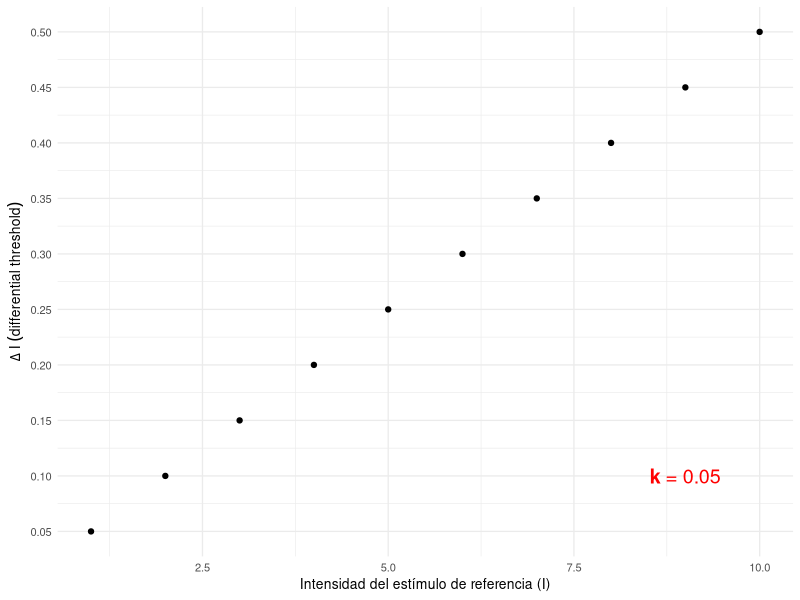
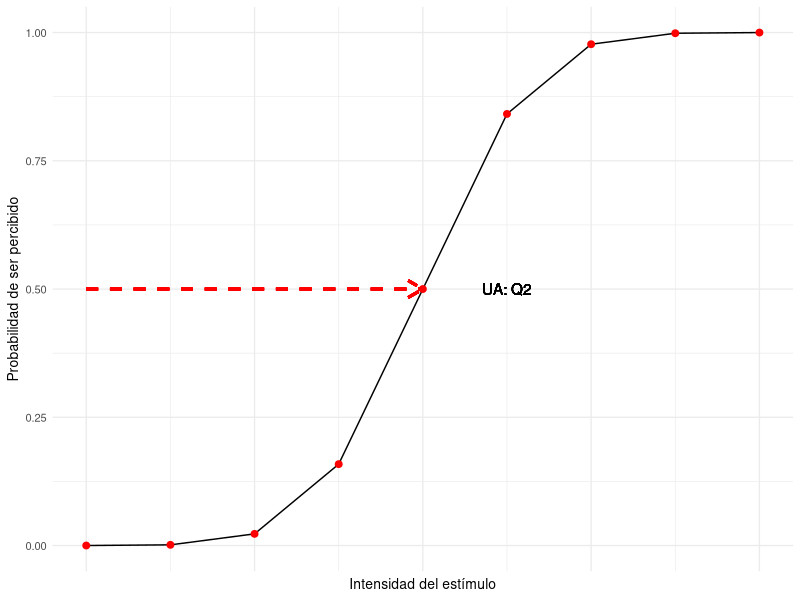
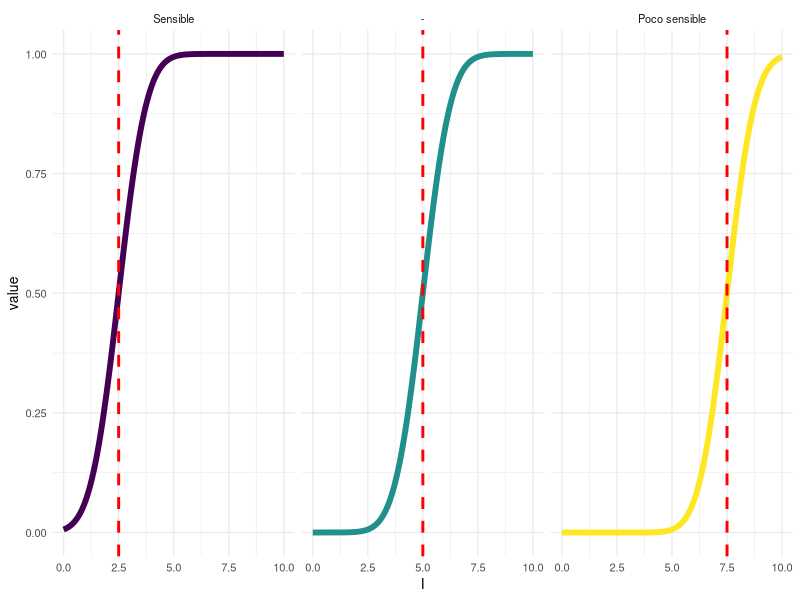
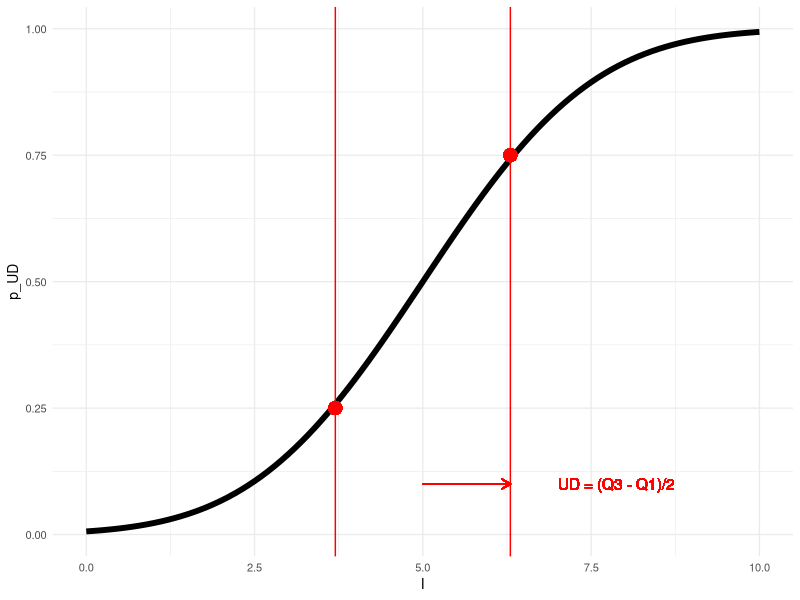
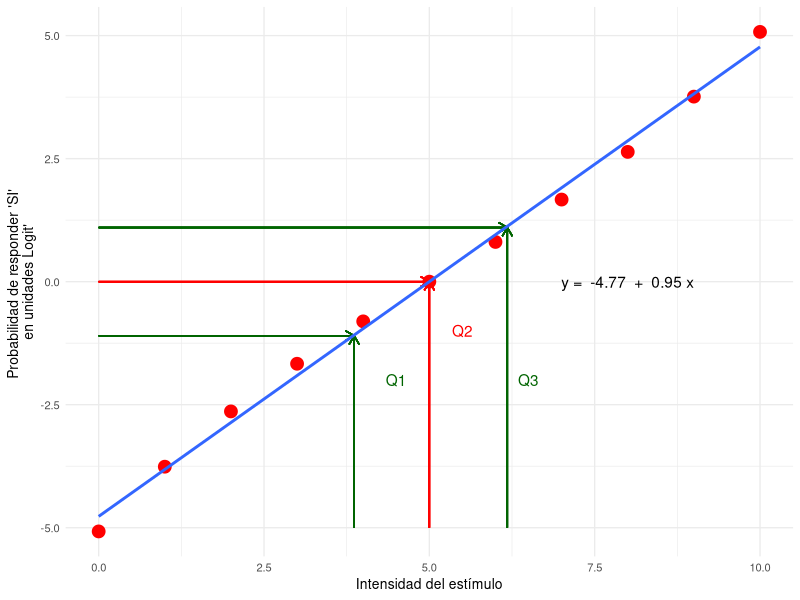
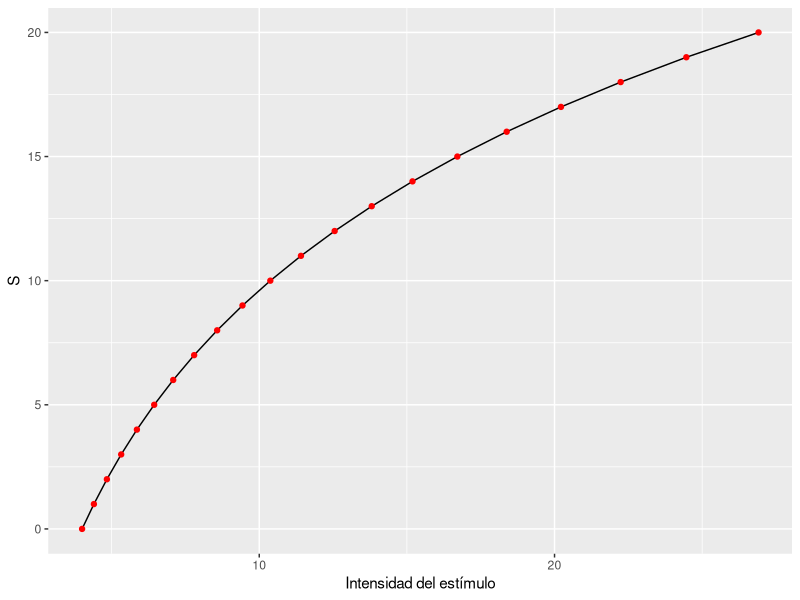
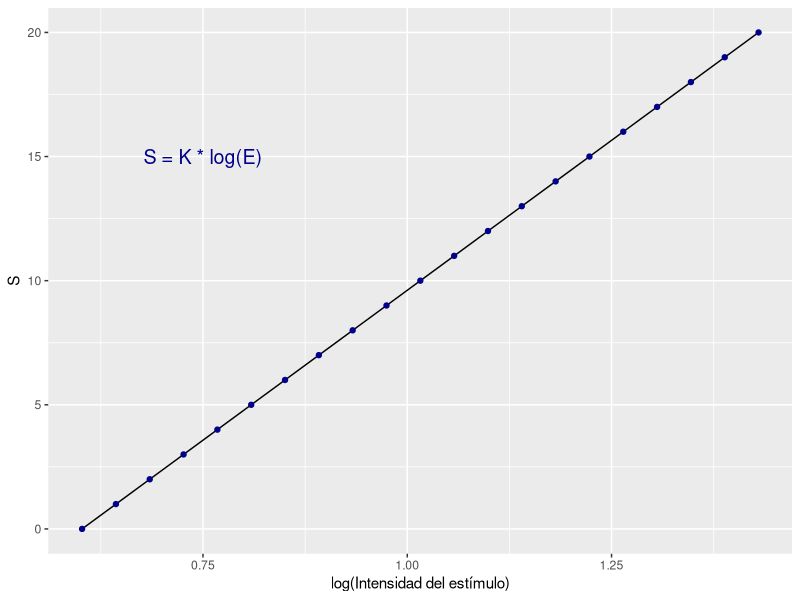

These charts were generated, in order, by the following R code:
## ---- chunk 1
# Las librerías que necesitamos
libraries <- c("tidyverse","cowplot","quickpsy",
               "broom","knitr","circular")

# Cargamos las librerias que necesitamos, si no las tenemos, indicamos a R que las instale
invisible(
  lapply(
    libraries, function(x) {
      if(!require(x, character.only = T, quietly = T)) {
        install.packages(x)
        require(x, character.only = T, quietly = T)
      }
    }
  )
)
## ---- chunk 2
(temp <- data_frame(I = seq(1,10,by = 1),
           k = 0.05,
           DI = I * k)) %>%
  ggplot(aes(I,DI)) +
  geom_point() + 
  labs(x = "Intensidad del estímulo de referencia (I)", y = expression(Delta~I~(differential~threshold))) +
  annotate("text", x = 9, y = 0.1, label = "paste(bold(k),' = ', bold(0.05))", color = "red", parse =T, size = 5) +
  scale_y_continuous(breaks = unique(temp$DI)) +
  theme_minimal(10)
## ---- chunk 3
ggplot(data_frame(I = seq(0,8,by=1),
  p = pnorm(I,mean = 4,sd = 1)),aes(I,p)) + 
  geom_line() +
  geom_point(size = 2, color = "red") +
  geom_text(x = 5, y = 0.5, label = "UA: Q2") +
  geom_segment(linetype = 2, size = 1, color = "red", x = 0, xend = 4 , y = 0.5, yend = 0.5, arrow = arrow(length = unit(0.03, "npc"))) +
  labs(x = "Intensidad del estímulo", y = "Probabilidad de ser percibido") +
  scale_x_continuous(labels = NULL) +
  theme_minimal(10)
## ---- chunk 4
UA = data_frame(I=seq(0,10,by=0.05),	
           Medium = pnorm(I, mean = 5,sd=1),	              
           High_Noise = pnorm(I, mean = 5, sd = 2),	
           Low_Noise = pnorm(I, mean = 5, sd = 0.5),	
           p_c_s = pnorm(I, mean = 7.5, sd = 1),	
           p_l_s = pnorm(I, mean = 2.5, sd = 1))


UA %>%	
  gather(id,value,c(Medium,p_c_s,p_l_s)) %>%	 
  mutate(id = factor(id,levels = c("p_l_s","Medium","p_c_s"),labels = c("Sensible","-","Poco sensible"), ordered = T ),	  
         UA = ifelse(id == "Sensible",2.5,ifelse(id == "-",5,7.5))) %>%
  ggplot(.,aes(I,value, color = as.factor(id))) +	
  geom_line(size = 2 ) +	
  geom_vline(color = "red", aes(xintercept = UA), size = 1, linetype =2) +	
  facet_wrap(~id) +	
  guides(color = FALSE) +	
  theme_minimal(10)
## ---- chunk 5
UD_lin <- data_frame(I=seq(0,10,by=0.1),
               p_UD = pnorm(I, mean = 5,sd=2))
##########################################################################################
###########################     DISCRIMINACI?N: UMBRAL DIFERENCIAL     ###################
# ##########################################################################################

I_Q3 = UD_lin$I[which.min(abs(UD_lin$p_UD-0.75))]
I_Q1 = UD_lin$I[which.min(abs(UD_lin$p_UD-0.25))]
UD_1 =  (I_Q3-I_Q1)/2

ggplot(UD_lin,aes(I,p_UD)) +
  geom_line(size = 2) +
  geom_point(color = "red", x = I_Q1, y = 0.25, size = 4) +
  geom_point(color = "red", x = I_Q3, y = 0.75, size = 4) +
  geom_vline(xintercept = c(I_Q1,I_Q3), color="red") +
  geom_segment(aes(x=5,xend=5+UD_1,y=0.1,yend=0.1),color="red",arrow= arrow(length = unit(0.1, "inches"))) +
  geom_text(aes(x=I_Q3*1.25,y=0.1,label="UD = (Q3 - Q1)/2"),color="red") +
  theme_minimal(10)
## ---- chunk 6
UD <- data_frame(I=seq(0,10,by=1),
               p_UD = pnorm(I, mean = 5,sd=2))

logit = UD %>%
  mutate(logit_Medium = log(p_UD/(1-p_UD)))

fit_logit = coef(lm(logit$logit_Medium ~logit$I ))

ggplot(logit,aes(I,logit_Medium)) +
  geom_segment(aes(x=0,xend=5,y=0,yend=0),color="red",arrow= arrow(length = unit(0.1, "inches"))) +
  geom_segment(aes(x=5,xend=5,y=-5,yend=0),color="red",arrow= arrow(length = unit(0.1, "inches"))) +
  ## Q1
  geom_segment(aes(x=0,xend=(-1.1 - round(fit_logit[1],2))/round(fit_logit[2],2),y=-1.1,yend=-1.1),
               color="darkgreen",arrow= arrow(length = unit(0.1, "inches"))) +
  geom_segment(aes(x=(-1.1 - round(fit_logit[1],2))/round(fit_logit[2],2),xend=(-1.1 - round(fit_logit[1],2))/round(fit_logit[2],2),y=-5,yend=-1.1),
               color="darkgreen",arrow= arrow(length = unit(0.1, "inches"))) +
  ## Q3
  geom_segment(aes(x=0,xend=(1.1 - round(fit_logit[1],2))/round(fit_logit[2],2),y=1.1,yend=1.1),
               color="darkgreen",arrow= arrow(length = unit(0.1, "inches"))) +
  geom_segment(aes(x=(1.1 - round(fit_logit[1],2))/round(fit_logit[2],2),xend=(1.1 - round(fit_logit[1],2))/round(fit_logit[2],2),y=-5,yend=1.1),
               color="darkgreen",arrow= arrow(length = unit(0.1, "inches"))) +
  annotate(geom="text", x = 8, y = 0, label = paste("y = ",round(fit_logit[1],2)," + ", round(fit_logit[2],2),"x")) +
  annotate(geom="text", x = 5.5, y = -1, label = "Q2", color = "red") +
  annotate(geom="text", x = 6.5, y = -2, label = "Q3", color = "darkgreen") +
  annotate(geom="text", x = 4.5, y = -2, label = "Q1", color = "darkgreen") +
  geom_point(size=4, color = "red") +
  labs(x = "Intensidad del estímulo", y = "Probabilidad de responder \'SI\' \n en unidades Logit' ") +
  geom_smooth(method ="lm", se = F) +
  theme_minimal(10)
## ---- chunk 7
E <- 4
S <- c(0:20)
k = 0.1
D_E <- 0.4

for(i in 1:20){
  E[i+1] = E[i] + D_E[i]
  D_E[i+1] = E[i+1] * k
}

Fechner <- data.frame(E = E,
           S = S,
           D_E = D_E,
           k = k)
## ---- chunk 8
knitr::kable(Fechner %>%
               filter(S < 10),
             digits = 3,
             col.names = c("Intensidad del estímulo","Sensación","$\\Delta E$", "Weber Fraction"))
## ---- chunk 9
ggplot(Fechner,aes(E,S)) +
  geom_line() +
  geom_point(color = "red") +
  labs(x = "Intensidad del estímulo", "Sensación percibida")
## ---- chunk 10
ggplot(Fechner %>% mutate(S = ifelse(S == 0, 0.0001,S)),aes(log(E,10),S)) +
  geom_line() +
  geom_point(color = "darkblue") +
  labs(x = "log(Intensidad del estímulo)", "Sensación percibida") +
  annotate(geom = "text", label = "S = K * log(E)", color = "darkblue", x = 0.75, y = 15, size =5)
